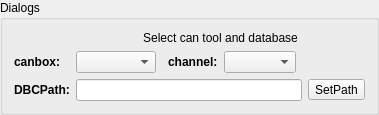
     <widget class="QGroupBox" name="groupBoxDialogs">
      <property name="maximumSize">
       <size>
        <width>16777215</width>
        <height>16777215</height>
       </size>
      </property>
      <property name="title">
       <string>Dialogs</string>
      </property>
      <layout class="QGridLayout" name="gridLayout_8">
       <item row="2" column="0">
        <widget class="QLabel" name="label_11">
         <property name="minimumSize">
          <size>
           <width>0</width>
           <height>0</height>
          </size>
         </property>
         <property name="maximumSize">
          <size>
           <width>100</width>
           <height>16777215</height>
          </size>
         </property>
         <property name="font">
          <font>
           <weight>75</weight>
           <bold>true</bold>
          </font>
         </property>
         <property name="toolTip">
          <string>This is a tool tip</string>
         </property>
         <property name="statusTip">
          <string>This is a status tip</string>
         </property>
         <property name="whatsThis">
          <string>This is &quot;what is this&quot;</string>
         </property>
         <property name="text">
          <string>canbox:</string>
         </property>
        </widget>
       </item>
       <item row="2" column="1">
        <widget class="QComboBox" name="comboBoxSelectCANbox">
         <property name="minimumSize">
          <size>
           <width>0</width>
           <height>0</height>
          </size>
         </property>
         <property name="maximumSize">
          <size>
           <width>150</width>
           <height>16777215</height>
          </size>
         </property>
         <property name="toolTip">
          <string>This is a tool tip</string>
         </property>
         <property name="statusTip">
          <string>This is a status tip</string>
         </property>
         <property name="whatsThis">
          <string>This is &quot;what is this&quot;</string>
         </property>
         <item>
          <property name="text">
           <string/>
          </property>
         </item>
         <item>
          <property name="text">
           <string>canalystii</string>
          </property>
         </item>
         <item>
          <property name="text">
           <string>pcan</string>
          </property>
         </item>
         <item>
          <property name="text">
           <string>neovi</string>
          </property>
         </item>
         <item>
          <property name="text">
           <string>kvaser</string>
          </property>
         </item>
         <item>
          <property name="text">
           <string>vector</string>
          </property>
         </item>
        </widget>
       </item>
       <item row="3" column="1" colspan="5">
        <widget class="QLineEdit" name="lineEditDBC">
         <property name="sizePolicy">
          <sizepolicy hsizetype="Preferred" vsizetype="Fixed">
           <horstretch>0</horstretch>
           <verstretch>0</verstretch>
          </sizepolicy>
         </property>
         <property name="minimumSize">
          <size>
           <width>0</width>
           <height>0</height>
          </size>
         </property>
         <property name="maximumSize">
          <size>
           <width>16777215</width>
           <height>16777215</height>
          </size>
         </property>
         <property name="toolTip">
          <string>This is a tool tip</string>
         </property>
         <property name="statusTip">
          <string>This is a status tip</string>
         </property>
         <property name="whatsThis">
          <string>This is &quot;what is this&quot;</string>
         </property>
         <property name="text">
          <string/>
         </property>
        </widget>
       </item>
       <item row="3" column="0">
        <widget class="QLabel" name="label_13">
         <property name="minimumSize">
          <size>
           <width>0</width>
           <height>0</height>
          </size>
         </property>
         <property name="maximumSize">
          <size>
           <width>16777215</width>
           <height>16777215</height>
          </size>
         </property>
         <property name="font">
          <font>
           <weight>75</weight>
           <bold>true</bold>
          </font>
         </property>
         <property name="toolTip">
          <string>This is a tool tip</string>
         </property>
         <property name="statusTip">
          <string>This is a status tip</string>
         </property>
         <property name="whatsThis">
          <string>This is &quot;what is this&quot;</string>
         </property>
         <property name="text">
          <string>DBCPath:</string>
         </property>
        </widget>
       </item>
       <item row="2" column="4">
        <widget class="QComboBox" name="comboBoxSelectCANCH">
         <property name="minimumSize">
          <size>
           <width>0</width>
           <height>0</height>
          </size>
         </property>
         <property name="maximumSize">
          <size>
           <width>150</width>
           <height>16777215</height>
          </size>
         </property>
         <property name="toolTip">
          <string>This is a tool tip</string>
         </property>
         <property name="statusTip">
          <string>This is a status tip</string>
         </property>
         <property name="whatsThis">
          <string>This is &quot;what is this&quot;</string>
         </property>
        </widget>
       </item>
       <item row="0" column="1" colspan="6">
        <widget class="QLabel" name="label_5">
         <property name="text">
          <string>Select can tool and database</string>
         </property>
         <property name="alignment">
          <set>Qt::AlignCenter</set>
         </property>
        </widget>
       </item>
       <item row="3" column="6">
        <widget class="QToolButton" name="pushButtonDBC">
         <property name="text">
          <string>SetPath</string>
         </property>
        </widget>
       </item>
       <item row="2" column="3">
        <widget class="QLabel" name="label_12">
         <property name="minimumSize">
          <size>
           <width>0</width>
           <height>0</height>
          </size>
         </property>
         <property name="maximumSize">
          <size>
           <width>100</width>
           <height>16777215</height>
          </size>
         </property>
         <property name="font">
          <font>
           <weight>75</weight>
           <bold>true</bold>
          </font>
         </property>
         <property name="toolTip">
          <string>This is a tool tip</string>
         </property>
         <property name="statusTip">
          <string>This is a status tip</string>
         </property>
         <property name="whatsThis">
          <string>This is &quot;what is this&quot;</string>
         </property>
         <property name="text">
          <string>channel:</string>
         </property>
        </widget>
       </item>
      </layout>
     </widget>
